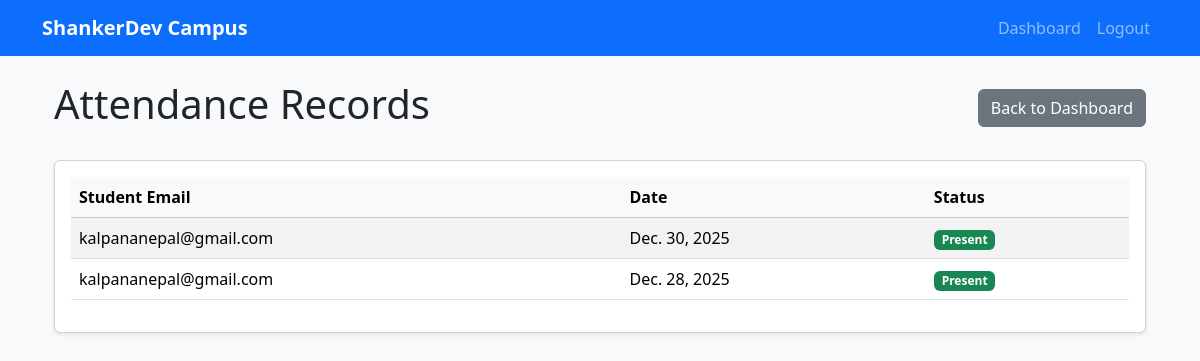
Screenshot of /campus/student/attendance/ (signed in) with the database file from the repository.
### campus/models.py (models this page shows, shortened)
class Attendance(models.Model):
    student = models.ForeignKey(settings.AUTH_USER_MODEL, related_name='student_attendance', limit_choices_to={'role': 'student'}, on_delete=models.CASCADE)
    teacher = models.ForeignKey(settings.AUTH_USER_MODEL, related_name='teacher_attendance', limit_choices_to={'role': 'teacher'}, on_delete=models.CASCADE, null=True, blank=True)
    date = models.DateField(auto_now_add=True)
    present = models.BooleanField(default=True)

### users/models.py (models this page shows, shortened)
class CustomUser(AbstractUser):
    ROLE_CHOICES = (
        ('student', 'Student'),
        ('teacher', 'Teacher'),
        ('admin', 'Admin'),
    )
    email = models.EmailField(unique=True)
    phone_number = models.CharField(max_length=15, blank=True, null=True, unique=True)
    role = models.CharField(max_length=20, choices=ROLE_CHOICES, default='student')
    is_approved = models.BooleanField(default=False, help_text="Designates whether this user has been approved by an admin.")
    USERNAME_FIELD = 'email'
    REQUIRED_FIELDS = []
    objects = CustomUserManager()

### campus/views.py (the view)
# urls.py: path('student/attendance/', view_my_attendance, name='view_my_attendance'),
@login_required
@student_required
def view_my_attendance(request):
    attendance_records = Attendance.objects.filter(student=request.user).order_by('-date')
    return render(request, 'campus/view_attendance.html', {'attendance_records': attendance_records})

### campus/views.py (called while the page is built)
def student_required(function):
    return user_passes_test(lambda u: u.role == 'student' and u.is_authenticated)(function)

### myproject/context_processors.py (called while the page is built)
def college_context(request):  # Adjust name to match your setup
    return {
        'college_info': CollegeInfo.objects.first(),
        'events': Event.objects.all(),
    }

### campus/templates/campus/view_attendance.html (shortened to what this page needs)
{% extends 'base.html' %}
{% load static %}
{% block content %}
<div class="container mt-4">
    <div class="d-flex justify-content-between align-items-center mb-4">
        <h1>Attendance Records</h1>
        {% if request.user.role == 'student' %}
        <a href="{% url 'student_dashboard' %}" class="btn btn-secondary">Back to Dashboard</a>
        {% elif request.user.role == 'teacher' %}
        <a href="{% url 'teacher_dashboard' %}" class="btn btn-secondary">Back to Dashboard</a>
        {% else %}
        <a href="{% url 'admin_dashboard' %}" class="btn btn-secondary">Back to Dashboard</a>
        {% endif %}
    </div>
    <div class="card shadow-sm">
        <div class="card-body">
            {% if attendance_records %}
            <div class="table-responsive">
                <table class="table table-striped table-hover">
                    <thead class="table-light">
                        <tr>
                            <th>Student Email</th>
                            <th>Date</th>
                            <th>Status</th>
                        </tr>
                    </thead>
                    <tbody>
                        {% for record in attendance_records %}
                        <tr>
                            <td>{{ record.student.email }}</td>
                            <td>{{ record.date }}</td>
                            <td>
                                {% if record.present %}
                                <span class="badge bg-success">Present</span>
                                {% else %}
                                <span class="badge bg-danger">Absent</span>
                                {% endif %}
                            </td>
                        </tr>
                        {% endfor %}
                    </tbody>
                </table>
            </div>
            {% else %}
            <div class="alert alert-info mb-0">
                No attendance records found for the selected criteria.
            </div>
            {% endif %}
        </div>
    </div>
</div>
{% endblock %}

### myproject/templates/base.html (style rules this page uses)
body { background-color: #f8f9fa; }

### rows the page displays
Attendance: student.email "kalpananepal@gmail.com", date "Dec. 30, 2025", present "Present"
Attendance: student.email "kalpananepal@gmail.com", date "Dec. 28, 2025", present "Present"
